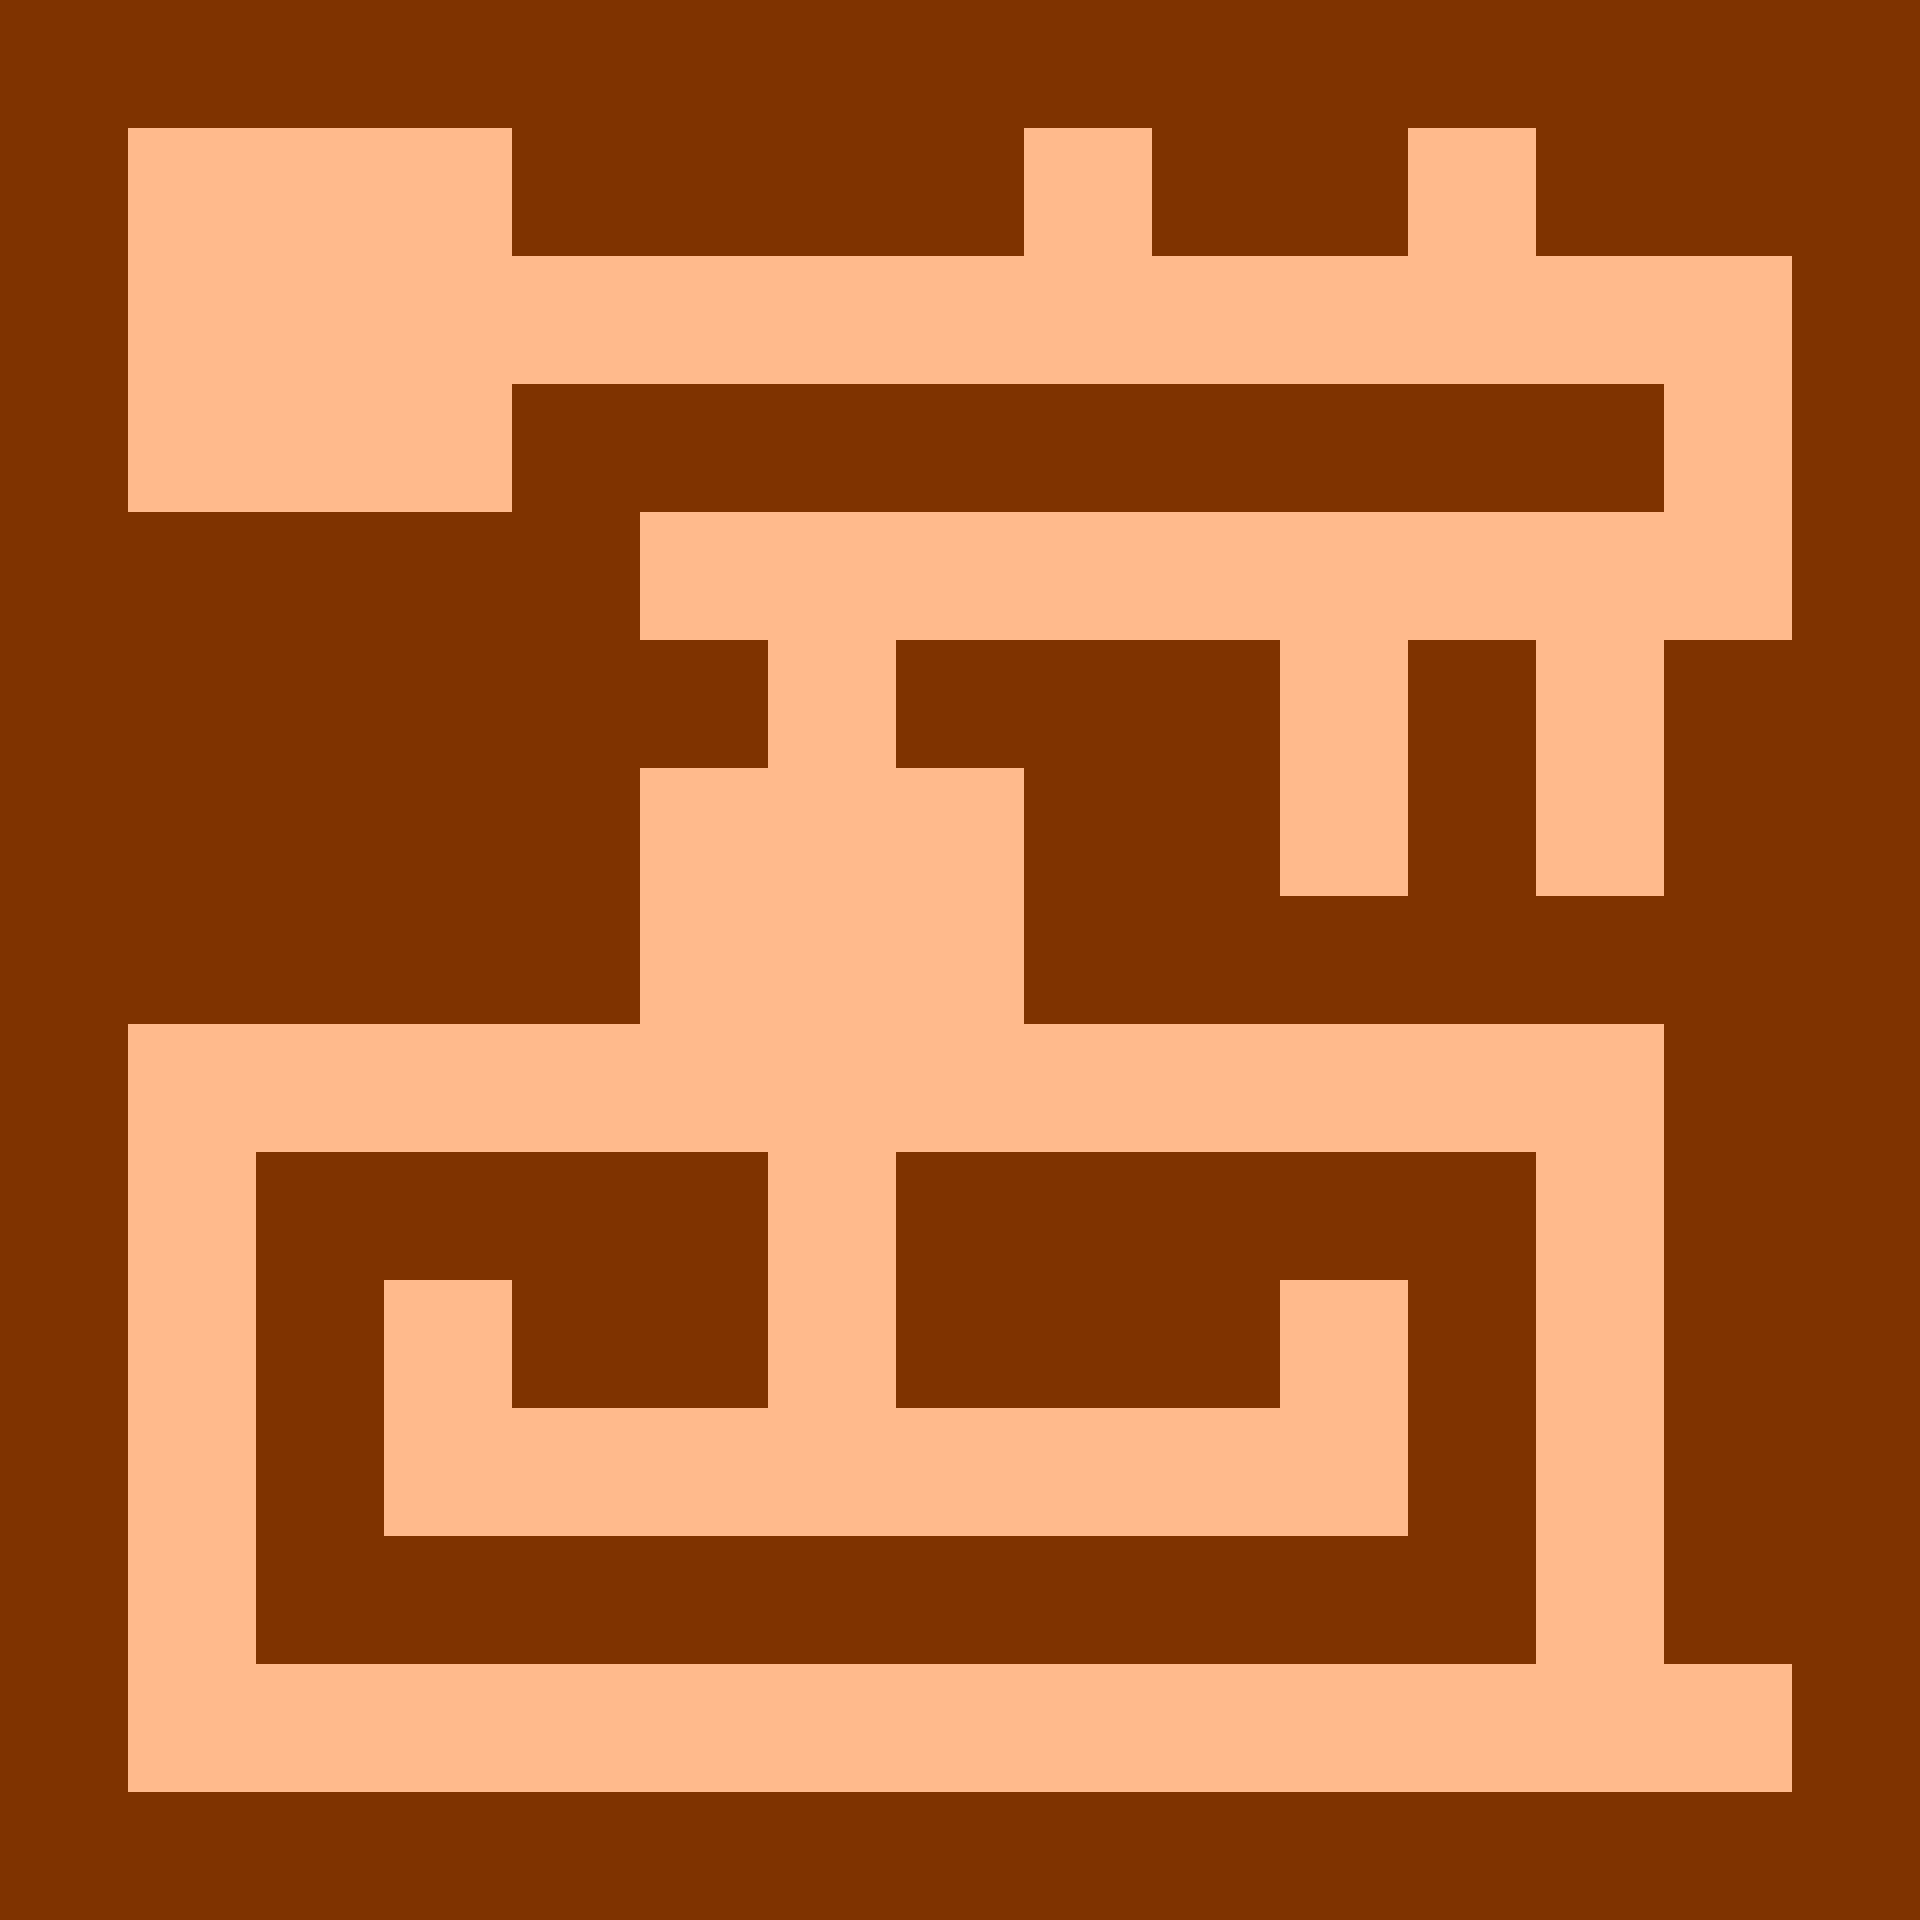

Below is a game level as drawn by its tile map, then a one-line description and the .tmx that defines it (tile-layer data replaced by summaries):
An orthogonal 15x15 tile map with 128x128 px tiles, 1 tile layer (Tile Layer 1).

<map version="1.0" orientation="orthogonal" renderorder="right-down" width="15" height="15" tilewidth="128" tileheight="128" nextobjectid="1">
 <tileset firstgid="1" name="orangetest" tilewidth="128" tileheight="128">
  <image source="../orangetest.png" width="256" height="128" />
 </tileset>
 <layer name="Tile Layer 1" width="15" height="15">
  <data>[225 cells, 225 non-empty, 2 distinct tile ids]</data>
 </layer>
</map>